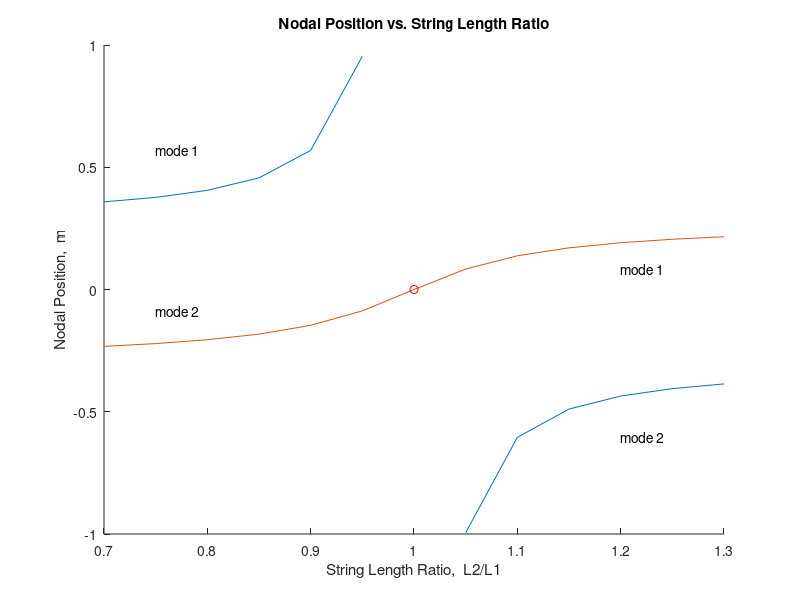
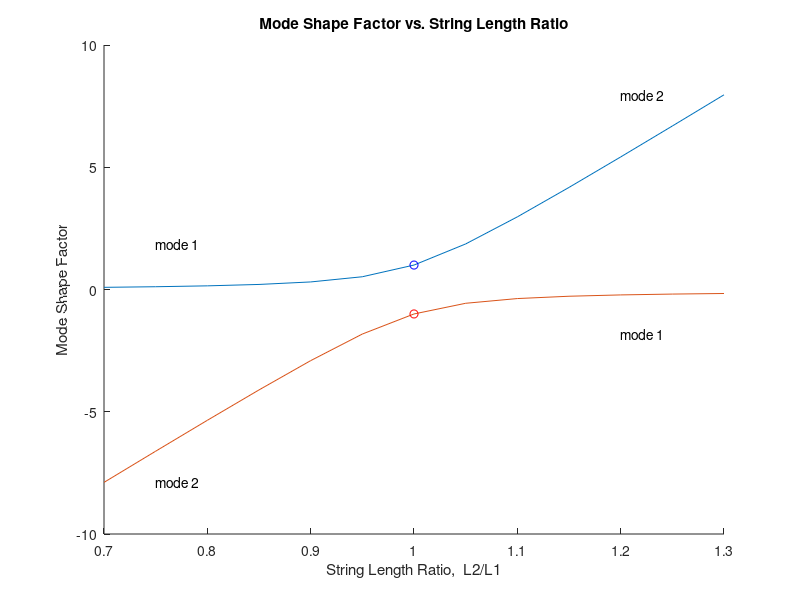
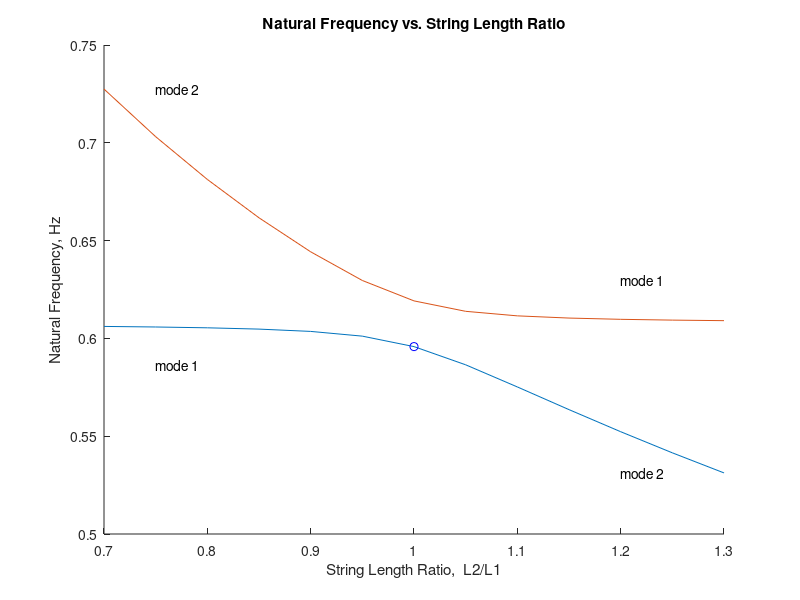

These figures' MATLAB source, in order:
% Bifilar Pendulum: Natural Frequencies and Mode Shapes 

% Author:  Gary S. Schajer, 2020.

% Variables:
% ----------
%  a1 = offset ratio 1
%  a2 = offset ratio 2
%  cp = center of percussion position, m
%  D  = distance between strings, m
%  f  = natural frequency, Hz
%  g  = gravitational acceleration = 9.81 m/s^2
%  i  = index for length ratio plotting
%  j  = index for eigenvectors
%  K  = stiffness matrix, N/m
%  L1 = string length 1, m
%  L2 = string length 2, m
%  LL = pendulum rod length, m
%  LR = length ratio = L2/L1
%  m  = pendulum mass, kg
%  M  = mass matrix, kg
%  np = nodal point position, m
%  R  = radius of gyration of pendulum rod, m
%  s  = pendulum centroid offset, m
%  v  = eigenvector ratio, V(2,:)/V(1,:)
%  V  = eigenvector matrix
%  vx = string displacement eigenvector ratio
%  Vx = string displacement eigenvector matrix
%  w2 = angular frequency squared, (rad/s)^2

%************************************************

% Initialize variables
clear all;
close all;
m = 1;   % any positive number will work 
g = 9.81;
LL = 1;
R = LL/sqrt(12);
L1 = 0.70;
L2 = 0.70;
D = 0.60;   % = 2.0000001*R;  for Fig. 7
D = 0.6;
s = 0;
a1 = 0.5 + s/D;
a2 = 0.5 - s/D;

% Solve for length ratios in the range 0.7 to 1.3
for i = 1:13
  L2 = L1 * (0.65 + 0.05*i);
  LR(i) = L2 / L1;
  M = [[m 0]' [0 m*R^2/D^2]'];
  K = m*g*a1*a2/L1/L2 * [[L1/a2+L2/a1 L1-L2]' ...
                         [L1-L2 a2*L1+a1*L2]'];
  [V,w2] = eig(K,M);
  f(i,:) = sqrt(diag(w2)) / 2 / pi;
  
  % Find mode shape ratio and nodal point position
  v(i,:) = V(2,:) ./ V(1,:);
  Vx = [[1 1]' [-a1 a2]'] * V;
  Vx(:,:) = Vx(:,:) ./ norm(Vx(:,:));
  vx(i,:) = Vx(2,:) ./ Vx(1,:);
  np(i,:) = (a2*Vx(1,:)+a1*Vx(2,:))*D./(Vx(1,:)-Vx(2,:));
  if abs(np(i,1)) > 10
    np(i,1) = NaN;
  end
  cp(i,:) = -1 ./ np(i,:) / 12;
end

% Draw nodal position vs length ratio plot
figure(3)
hold on
plot(LR,np)
plot(1, 0, 'or')
text(LR(2),np(5,1),'mode 1')
text(LR(2),np(6,2),'mode 2')
text(LR(11),np(9,1),'mode 2')
text(LR(11),np(8,2),'mode 1')
title('Nodal Position vs. String Length Ratio')
xlabel('String Length Ratio,  L2/L1')
ylabel('Nodal Position,  m')
saveas(gcf, '3_mass_.png')

% Draw mode shape factor vs length ratio plot
figure(2)
hold on
plot(LR,vx)
plot(1,  1, 'ob')
plot(1, -1, 'or')
text(LR(2),vx(8,1),'mode 1')
text(LR(2),vx(1,2),'mode 2')
text(LR(11),vx(6,2),'mode 1')
text(LR(11),vx(13,1),'mode 2')
title('Mode Shape Factor vs. String Length Ratio')
xlabel('String Length Ratio,  L2/L1')
ylabel('Mode Shape Factor')
saveas(gcf, '2_mass_.png')

% Draw frequency vs length ratio plot
figure(1)
hold on
plot(LR,f)
plot(1, sqrt(g/L1)/2/pi, 'ob')
text(LR(2),f(8,1),'mode 1')
text(LR(2),f(1,2),'mode 2')
text(LR(11),f(6,2),'mode 1')
text(LR(11),f(13,1),'mode 2')
title('Natural Frequency vs. String Length Ratio')
xlabel('String Length Ratio,  L2/L1')
ylabel('Natural Frequency, Hz')
saveas(gcf, '1_mass_.png')
